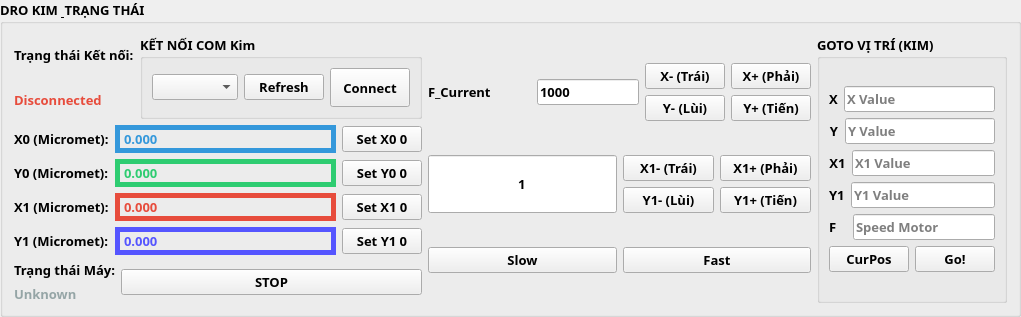
               <widget class="QGroupBox" name="groupBox_droKim">
                <property name="sizePolicy">
                 <sizepolicy hsizetype="Fixed" vsizetype="Preferred">
                  <horstretch>0</horstretch>
                  <verstretch>0</verstretch>
                 </sizepolicy>
                </property>
                <property name="font">
                 <font>
                  <family>Segoe UI,sans-serif</family>
                  <pointsize>10</pointsize>
                  <weight>75</weight>
                  <bold>true</bold>
                 </font>
                </property>
                <property name="title">
                 <string>DRO KIM &amp; TRẠNG THÁI</string>
                </property>
                <layout class="QGridLayout" name="gridLayout_dro_Kim">
                 <item row="0" column="1">
                  <layout class="QVBoxLayout" name="verticalLayout_4">
                   <item>
                    <layout class="QHBoxLayout" name="horizontalLayout_5">
                     <item>
                      <layout class="QHBoxLayout" name="horizontalLayout_25" stretch="1,1,1">
                       <item>
                        <widget class="QLabel" name="label_2Kim">
                         <property name="text">
                          <string>F_Current</string>
                         </property>
                        </widget>
                       </item>
                       <item>
                        <widget class="QLineEdit" name="txt_input_send_FKim">
                         <property name="text">
                          <string>1000</string>
                         </property>
                        </widget>
                       </item>
                       <item>
                        <layout class="QVBoxLayout" name="verticalLayout_6">
                         <item>
                          <layout class="QHBoxLayout" name="horizontalLayout_36">
                           <item>
                            <widget class="QPushButton" name="jogXMinusKimButton">
                             <property name="text">
                              <string>X- (Trái)</string>
                             </property>
                            </widget>
                           </item>
                           <item>
                            <widget class="QPushButton" name="jogXPlusKimButton">
                             <property name="text">
                              <string>X+ (Phải)</string>
                             </property>
                            </widget>
                           </item>
                          </layout>
                         </item>
                         <item>
                          <layout class="QHBoxLayout" name="horizontalLayout_38">
                           <item>
                            <widget class="QPushButton" name="jogYMinusKimButton">
                             <property name="text">
                              <string>Y- (Lùi)</string>
                             </property>
                            </widget>
                           </item>
                           <item>
                            <widget class="QPushButton" name="jogYPlusKimButton">
                             <property name="text">
                              <string>Y+ (Tiến)</string>
                             </property>
                            </widget>
                           </item>
                          </layout>
                         </item>
                        </layout>
                       </item>
                      </layout>
                     </item>
                    </layout>
                   </item>
                   <item>
                    <layout class="QHBoxLayout" name="horizontalLayout_24" stretch="1,1">
                     <item>
                      <widget class="QLineEdit" name="txt_input_intervalDistanceKim">
                       <property name="sizePolicy">
                        <sizepolicy hsizetype="Minimum" vsizetype="Preferred">
                         <horstretch>0</horstretch>
                         <verstretch>0</verstretch>
                        </sizepolicy>
                       </property>
                       <property name="layoutDirection">
                        <enum>Qt::LeftToRight</enum>
                       </property>
                       <property name="inputMethodHints">
                        <set>Qt::ImhDigitsOnly|Qt::ImhFormattedNumbersOnly|Qt::ImhPreferNumbers</set>
                       </property>
                       <property name="text">
                        <string>1</string>
                       </property>
                       <property name="alignment">
                        <set>Qt::AlignCenter</set>
                       </property>
                       <property name="placeholderText">
                        <string/>
                       </property>
                      </widget>
                     </item>
                     <item>
                      <layout class="QVBoxLayout" name="verticalLayout_5">
                       <item>
                        <layout class="QHBoxLayout" name="horizontalLayout">
                         <item>
                          <widget class="QPushButton" name="jogX1MinusKimButton">
                           <property name="text">
                            <string>X1- (Trái)</string>
                           </property>
                          </widget>
                         </item>
                         <item>
                          <widget class="QPushButton" name="jogX1PlusKimButton">
                           <property name="text">
                            <string>X1+ (Phải)</string>
                           </property>
                          </widget>
                         </item>
                        </layout>
                       </item>
                       <item>
                        <layout class="QHBoxLayout" name="horizontalLayout_26">
                         <item>
                          <widget class="QPushButton" name="jogY1MinusKimButton">
                           <property name="text">
                            <string>Y1- (Lùi)</string>
                           </property>
                          </widget>
                         </item>
                         <item>
                          <widget class="QPushButton" name="jogY1PlusKimButton">
                           <property name="text">
                            <string>Y1+ (Tiến)</string>
                           </property>
                          </widget>
                         </item>
                        </layout>
                       </item>
                      </layout>
                     </item>
                    </layout>
                   </item>
                   <item>
                    <layout class="QHBoxLayout" name="horizontalLayout_27">
                     <item>
                      <widget class="QPushButton" name="slowKimButton">
                       <property name="text">
                        <string>Slow</string>
                       </property>
                      </widget>
                     </item>
                     <item>
                      <widget class="QPushButton" name="fastKimButton">
                       <property name="text">
                        <string>Fast</string>
                       </property>
                      </widget>
                     </item>
                    </layout>
                   </item>
                  </layout>
                 </item>
                 <item row="0" column="0">
                  <layout class="QVBoxLayout" name="verticalLayout_3">
                   <item>
                    <layout class="QHBoxLayout" name="horizontalLayout_3" stretch="0,0">
                     <item>
                      <layout class="QVBoxLayout" name="verticalLayout_7">
                       <item>
                        <widget class="QLabel" name="label_status_title_2">
                         <property name="sizePolicy">
                          <sizepolicy hsizetype="Fixed" vsizetype="Preferred">
                           <horstretch>0</horstretch>
                           <verstretch>0</verstretch>
                          </sizepolicy>
                         </property>
                         <property name="font">
                          <font>
                           <family>Segoe UI,sans-serif</family>
                           <pointsize>10</pointsize>
                          </font>
                         </property>
                         <property name="text">
                          <string>Trạng thái Kết nối:</string>
                         </property>
                        </widget>
                       </item>
                       <item>
                        <widget class="QLabel" name="statusKimLabel">
                         <property name="sizePolicy">
                          <sizepolicy hsizetype="Fixed" vsizetype="Preferred">
                           <horstretch>0</horstretch>
                           <verstretch>0</verstretch>
                          </sizepolicy>
                         </property>
                         <property name="font">
                          <font>
                           <family>Segoe UI,sans-serif</family>
                           <pointsize>10</pointsize>
                          </font>
                         </property>
                         <property name="styleSheet">
                          <string>color: #e74c3c;</string>
                         </property>
                         <property name="text">
                          <string>Disconnected</string>
                         </property>
                        </widget>
                       </item>
                      </layout>
                     </item>
                     <item>
                      <widget class="QGroupBox" name="groupBox_connectionKim">
                       <property name="sizePolicy">
                        <sizepolicy hsizetype="Fixed" vsizetype="Minimum">
                         <horstretch>0</horstretch>
                         <verstretch>0</verstretch>
                        </sizepolicy>
                       </property>
                       <property name="minimumSize">
                        <size>
                         <width>0</width>
                         <height>20</height>
                        </size>
                       </property>
                       <property name="maximumSize">
                        <size>
                         <width>16777215</width>
                         <height>16777215</height>
                        </size>
                       </property>
                       <property name="title">
                        <string>KẾT NỐI COM Kim</string>
                       </property>
                       <layout class="QHBoxLayout" name="horizontalLayout_comKim">
                        <item>
                         <widget class="QComboBox" name="portComboBoxKim">
                          <property name="minimumSize">
                           <size>
                            <width>0</width>
                            <height>20</height>
                           </size>
                          </property>
                         </widget>
                        </item>
                        <item>
                         <widget class="QPushButton" name="refreshButtonKim">
                          <property name="sizePolicy">
                           <sizepolicy hsizetype="Fixed" vsizetype="Fixed">
                            <horstretch>0</horstretch>
                            <verstretch>0</verstretch>
                           </sizepolicy>
                          </property>
                          <property name="text">
                           <string>Refresh</string>
                          </property>
                         </widget>
                        </item>
                        <item>
                         <widget class="QPushButton" name="connectButtonKim">
                          <property name="sizePolicy">
                           <sizepolicy hsizetype="Minimum" vsizetype="Fixed">
                            <horstretch>0</horstretch>
                            <verstretch>0</verstretch>
                           </sizepolicy>
                          </property>
                          <property name="minimumSize">
                           <size>
                            <width>69</width>
                            <height>39</height>
                           </size>
                          </property>
                          <property name="maximumSize">
                           <size>
                            <width>80</width>
                            <height>16777215</height>
                           </size>
                          </property>
                          <property name="text">
                           <string>Connect</string>
                          </property>
                         </widget>
                        </item>
                       </layout>
                      </widget>
                     </item>
                    </layout>
                   </item>
                   <item>
                    <layout class="QHBoxLayout" name="horizontalLayout_20">
                     <item>
                      <widget class="QLabel" name="label_x_title_2">
                       <property name="sizePolicy">
                        <sizepolicy hsizetype="Fixed" vsizetype="Minimum">
                         <horstretch>0</horstretch>
                         <verstretch>0</verstretch>
                        </sizepolicy>
                       </property>
                       <property name="font">
                        <font>
                         <family>Segoe UI,sans-serif</family>
                         <pointsize>10</pointsize>
                        </font>
                       </property>
                       <property name="autoFillBackground">
                        <bool>false</bool>
                       </property>
                       <property name="text">
                        <string>X0 (Micromet):</string>
                       </property>
                      </widget>
                     </item>
                     <item>
                      <widget class="QLabel" name="xPosKimLabel">
                       <property name="sizePolicy">
                        <sizepolicy hsizetype="Minimum" vsizetype="Preferred">
                         <horstretch>0</horstretch>
                         <verstretch>0</verstretch>
                        </sizepolicy>
                       </property>
                       <property name="font">
                        <font>
                         <family>Segoe UI,sans-serif</family>
                         <pointsize>10</pointsize>
                        </font>
                       </property>
                       <property name="styleSheet">
                        <string>color: #3498db;</string>
                       </property>
                       <property name="frameShape">
                        <enum>QFrame::Box</enum>
                       </property>
                       <property name="lineWidth">
                        <number>5</number>
                       </property>
                       <property name="text">
                        <string>0.000</string>
                       </property>
                      </widget>
                     </item>
                     <item>
                      <widget class="QPushButton" name="SetX0KimButton">
                       <property name="sizePolicy">
                        <sizepolicy hsizetype="Fixed" vsizetype="Fixed">
                         <horstretch>0</horstretch>
                         <verstretch>0</verstretch>
                        </sizepolicy>
                       </property>
                       <property name="font">
                        <font>
                         <family>Segoe UI,sans-serif</family>
                         <pointsize>10</pointsize>
                        </font>
                       </property>
                       <property name="text">
                        <string>Set X0 0</string>
                       </property>
                      </widget>
                     </item>
                    </layout>
                   </item>
                   <item>
                    <layout class="QHBoxLayout" name="horizontalLayout_21">
                     <item>
                      <widget class="QLabel" name="label_y_title_2">
                       <property name="sizePolicy">
                        <sizepolicy hsizetype="Fixed" vsizetype="Preferred">
                         <horstretch>0</horstretch>
                         <verstretch>0</verstretch>
                        </sizepolicy>
                       </property>
                       <property name="font">
                        <font>
                         <family>Segoe UI,sans-serif</family>
                         <pointsize>10</pointsize>
                        </font>
                       </property>
                       <property name="text">
                        <string>Y0 (Micromet):</string>
                       </property>
                      </widget>
                     </item>
                     <item>
                      <widget class="QLabel" name="yPosKimLabel">
                       <property name="sizePolicy">
                        <sizepolicy hsizetype="Minimum" vsizetype="Preferred">
                         <horstretch>0</horstretch>
                         <verstretch>0</verstretch>
                        </sizepolicy>
                       </property>
                       <property name="font">
                        <font>
                         <family>Segoe UI,sans-serif</family>
                         <pointsize>10</pointsize>
                        </font>
                       </property>
                       <property name="styleSheet">
                        <string>color: #2ecc71;</string>
                       </property>
                       <property name="frameShape">
                        <enum>QFrame::Box</enum>
                       </property>
                       <property name="lineWidth">
                        <number>5</number>
                       </property>
                       <property name="text">
                        <string>0.000</string>
                       </property>
                      </widget>
                     </item>
                     <item>
                      <widget class="QPushButton" name="SetY0KimButton">
                       <property name="sizePolicy">
                        <sizepolicy hsizetype="Fixed" vsizetype="Fixed">
                         <horstretch>0</horstretch>
                         <verstretch>0</verstretch>
                        </sizepolicy>
                       </property>
                       <property name="font">
                        <font>
                         <family>Segoe UI,sans-serif</family>
                         <pointsize>10</pointsize>
                        </font>
                       </property>
                       <property name="text">
                        <string>Set Y0 0</string>
                       </property>
                      </widget>
                     </item>
                    </layout>
                   </item>
                   <item>
                    <layout class="QHBoxLayout" name="horizontalLayout_22">
                     <item>
                      <widget class="QLabel" name="label_x1_title">
                       <property name="sizePolicy">
                        <sizepolicy hsizetype="Fixed" vsizetype="Preferred">
                         <horstretch>0</horstretch>
                         <verstretch>0</verstretch>
                        </sizepolicy>
                       </property>
                       <property name="font">
                        <font>
                         <family>Segoe UI,sans-serif</family>
                         <pointsize>10</pointsize>
                        </font>
                       </property>
                       <property name="text">
                        <string>X1 (Micromet):</string>
                       </property>
                      </widget>
                     </item>
                     <item>
                      <widget class="QLabel" name="x1PosKimLabel">
                       <property name="sizePolicy">
                        <sizepolicy hsizetype="Minimum" vsizetype="Preferred">
                         <horstretch>0</horstretch>
                         <verstretch>0</verstretch>
                        </sizepolicy>
                       </property>
                       <property name="font">
                        <font>
                         <family>Segoe UI,sans-serif</family>
                         <pointsize>10</pointsize>
                        </font>
                       </property>
                       <property name="styleSheet">
                        <string>color: #e74c3c;</string>
                       </property>
                       <property name="frameShape">
                        <enum>QFrame::Box</enum>
                       </property>
                       <property name="lineWidth">
                        <number>5</number>
                       </property>
                       <property name="text">
                        <string>0.000</string>
                       </property>
                      </widget>
                     </item>
                     <item>
                      <widget class="QPushButton" name="SetX1KimButton">
                       <property name="sizePolicy">
                        <sizepolicy hsizetype="Fixed" vsizetype="Fixed">
                         <horstretch>0</horstretch>
                         <verstretch>0</verstretch>
                        </sizepolicy>
                       </property>
                       <property name="font">
                        <font>
                         <family>Segoe UI,sans-serif</family>
                         <pointsize>10</pointsize>
                        </font>
                       </property>
                       <property name="text">
                        <string>Set X1 0</string>
                       </property>
                      </widget>
                     </item>
                    </layout>
                   </item>
                   <item>
                    <layout class="QHBoxLayout" name="horizontalLayout_23">
                     <item>
                      <widget class="QLabel" name="label_y1_title">
                       <property name="sizePolicy">
                        <sizepolicy hsizetype="Fixed" vsizetype="Preferred">
                         <horstretch>0</horstretch>
                         <verstretch>0</verstretch>
                        </sizepolicy>
                       </property>
                       <property name="text">
                        <string>Y1 (Micromet):</string>
                       </property>
                      </widget>
                     </item>
                     <item>
                      <widget class="QLabel" name="y1PosKimLabel">
                       <property name="sizePolicy">
                        <sizepolicy hsizetype="Minimum" vsizetype="Preferred">
                         <horstretch>0</horstretch>
                         <verstretch>0</verstretch>
                        </sizepolicy>
                       </property>
                       <property name="font">
                        <font>
                         <family>Segoe UI,sans-serif</family>
                         <pointsize>10</pointsize>
                        </font>
                       </property>
                       <property name="styleSheet">
                        <string>color: #5555ff;</string>
                       </property>
                       <property name="frameShape">
                        <enum>QFrame::Box</enum>
                       </property>
                       <property name="lineWidth">
                        <number>5</number>
                       </property>
                       <property name="text">
                        <string>0.000</string>
                       </property>
                      </widget>
                     </item>
                     <item>
                      <widget class="QPushButton" name="SetY1KimButton">
                       <property name="sizePolicy">
                        <sizepolicy hsizetype="Fixed" vsizetype="Fixed">
                         <horstretch>0</horstretch>
                         <verstretch>0</verstretch>
                        </sizepolicy>
                       </property>
                       <property name="font">
                        <font>
                         <family>Segoe UI,sans-serif</family>
                         <pointsize>10</pointsize>
                        </font>
                       </property>
                       <property name="text">
                        <string>Set Y1 0</string>
                       </property>
                      </widget>
                     </item>
                    </layout>
                   </item>
                   <item>
                    <layout class="QHBoxLayout" name="horizontalLayout_19" stretch="0,1">
                     <item>
                      <layout class="QVBoxLayout" name="verticalLayout_15" stretch="0,1">
                       <item>
                        <widget class="QLabel" name="label_state_title_2">
                         <property name="sizePolicy">
                          <sizepolicy hsizetype="Fixed" vsizetype="Preferred">
                           <horstretch>0</horstretch>
                           <verstretch>0</verstretch>
                          </sizepolicy>
                         </property>
                         <property name="text">
                          <string>Trạng thái Máy:</string>
                         </property>
                        </widget>
                       </item>
                       <item>
                        <widget class="QLabel" name="stateKimLabel">
                         <property name="sizePolicy">
                          <sizepolicy hsizetype="Fixed" vsizetype="Preferred">
                           <horstretch>0</horstretch>
                           <verstretch>0</verstretch>
                          </sizepolicy>
                         </property>
                         <property name="font">
                          <font>
                           <family>Segoe UI,sans-serif</family>
                           <pointsize>10</pointsize>
                          </font>
                         </property>
                         <property name="styleSheet">
                          <string>color: #95a5a6;</string>
                         </property>
                         <property name="text">
                          <string>Unknown</string>
                         </property>
                        </widget>
                       </item>
                      </layout>
                     </item>
                     <item>
                      <widget class="QPushButton" name="StopKimbtn">
                       <property name="font">
                        <font>
                         <family>Segoe UI,sans-serif</family>
                         <pointsize>10</pointsize>
                        </font>
                       </property>
                       <property name="text">
                        <string>STOP</string>
                       </property>
                      </widget>
                     </item>
                    </layout>
                   </item>
                  </layout>
                 </item>
                 <item row="0" column="2">
                  <widget class="QGroupBox" name="groupBox_manualKim_goto">
                   <property name="title">
                    <string>GOTO VỊ TRÍ (KIM)</string>
                   </property>
                   <layout class="QGridLayout" name="gridLayout_manual_gotoKim">
                    <item row="0" column="0">
                     <layout class="QVBoxLayout" name="verticalLayout_13">
                      <item>
                       <layout class="QHBoxLayout" name="horizontalLayout_28">
                        <item>
                         <widget class="QLabel" name="label_goto_XKim">
                          <property name="text">
                           <string>X</string>
                          </property>
                          <property name="alignment">
                           <set>Qt::AlignCenter</set>
                          </property>
                         </widget>
                        </item>
                        <item>
                         <widget class="QLineEdit" name="txt_input_goto_XKim">
                          <property name="placeholderText">
                           <string>X Value</string>
                          </property>
                         </widget>
                        </item>
                       </layout>
                      </item>
                      <item>
                       <layout class="QHBoxLayout" name="horizontalLayout_29">
                        <item>
                         <widget class="QLabel" name="label_goto_YKim">
                          <property name="text">
                           <string>Y</string>
                          </property>
                          <property name="alignment">
                           <set>Qt::AlignCenter</set>
                          </property>
                         </widget>
                        </item>
                        <item>
                         <widget class="QLineEdit" name="txt_input_goto_YKim">
                          <property name="placeholderText">
                           <string>Y Value</string>
                          </property>
                         </widget>
                        </item>
                       </layout>
                      </item>
                      <item>
                       <layout class="QHBoxLayout" name="horizontalLayout_30">
                        <item>
                         <widget class="QLabel" name="label_goto_X1Kim">
                          <property name="text">
                           <string>X1</string>
                          </property>
                          <property name="alignment">
                           <set>Qt::AlignCenter</set>
                          </property>
                         </widget>
                        </item>
                        <item>
                         <widget class="QLineEdit" name="txt_input_goto_X1Kim">
                          <property name="placeholderText">
                           <string>X1 Value</string>
                          </property>
                         </widget>
                        </item>
                       </layout>
                      </item>
                      <item>
                       <layout class="QHBoxLayout" name="horizontalLayout_31">
                        <item>
                         <widget class="QLabel" name="label_goto_Y1Kim">
                          <property name="text">
                           <string>Y1</string>
                          </property>
                         </widget>
                        </item>
                        <item>
                         <widget class="QLineEdit" name="txt_input_goto_Y1Kim">
                          <property name="placeholderText">
                           <string>Y1 Value</string>
                          </property>
                         </widget>
                        </item>
                       </layout>
                      </item>
                      <item>
                       <layout class="QHBoxLayout" name="horizontalLayout_32">
                        <item>
                         <widget class="QLabel" name="labelKim">
                          <property name="text">
                           <string>F</string>
                          </property>
                         </widget>
                        </item>
                        <item>
                         <widget class="QLineEdit" name="txt_input_goto_FKim">
                          <property name="sizePolicy">
                           <sizepolicy hsizetype="Minimum" vsizetype="Fixed">
                            <horstretch>0</horstretch>
                            <verstretch>0</verstretch>
                           </sizepolicy>
                          </property>
                          <property name="placeholderText">
                           <string>Speed Motor</string>
                          </property>
                         </widget>
                        </item>
                       </layout>
                      </item>
                      <item>
                       <layout class="QHBoxLayout" name="horizontalLayout_34">
                        <item>
                         <widget class="QPushButton" name="CurrentPosKimButton">
                          <property name="text">
                           <string>CurPos</string>
                          </property>
                         </widget>
                        </item>
                        <item>
                         <widget class="QPushButton" name="btn_manual_gotoKim">
                          <property name="text">
                           <string>Go!</string>
                          </property>
                         </widget>
                        </item>
                       </layout>
                      </item>
                     </layout>
                    </item>
                   </layout>
                  </widget>
                 </item>
                </layout>
               </widget>
